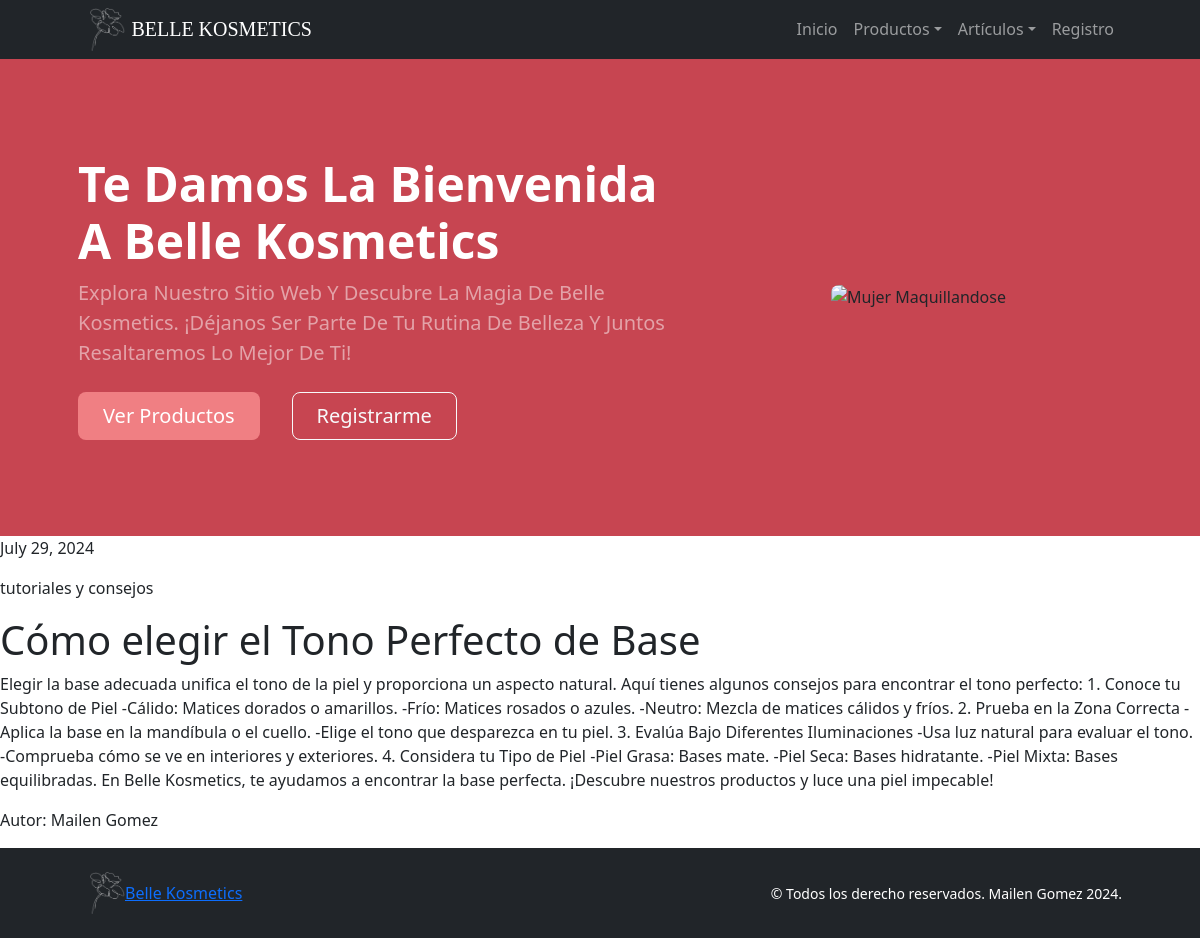
Screenshot of /articulos/7 with the database file from the repository.
### App_Final/models.py (models this page shows)
class Articulo(models.Model):
    listado_clasificaciones = [
        ("tendencias", "Tendencias"),
        ("productos virales", "Productos Virales"),
        ("tutoriales y consejos", "Tutoriales y consejos"),
        ("nuevos lanzamientos", "Nuevos lanzamientos"),
        ("reseñas y opiniones", "Reseñas y opiniones"),
        ("comparativas", "Comparativas"),
        ("DIY", "DIY (Hazlo tú mismo)"),
        ("caro vs barato", "Producto caro VS Producto barato"),
    ]
    titulo = models.CharField(max_length=40)
    detalle = models.TextField()
    fecha = models.DateField(default=timezone.now)
    autor = models.CharField(max_length=40)
    clasificacion = models.CharField(max_length=40, choices=listado_clasificaciones)

### App_Final/views.py (the view)
# urls.py: path('articulos/<pk>', views.ArticuloDetailView.as_view(), name='DetalleArticulo'),
class ArticuloDetailView(DetailView):
    model = Articulo
    template_name = "App_Final/ver_mas.html"

### App_Final/templates/App_Final/ver_mas.html
{% extends 'App_Final/base.html' %}
{% load static %}
{% block main %}
    <main>
        <p>{{articulo.fecha}}</p>
        <p>{{articulo.clasificacion}}</p>
        <h1>{{articulo.titulo}}</h1>
        <p>{{articulo.detalle}}</p>
        <p>Autor: {{articulo.autor}}</p>
    </main>
{% endblock %}

### rows the page displays
Articulo: fecha "July 29, 2024", clasificacion "tutoriales y consejos", titulo "Cómo elegir el Tono Perfecto de Base", detalle "Elegir la base adecuada unifica el tono de la piel y proporciona un aspecto natural. Aquí tienes algunos consejos para encontrar el tono perfecto: 1. Conoce tu Subtono de Piel -Cálido: Matices dorados o amarillos. -Frío: Matices rosados o azules. -Neutro: Mezcla de matices cálidos y fríos. 2. Prueba en la Zona Correcta -Aplica la base en la mandíbula o el cuello. -Elige el tono que desparezca en tu piel. 3. Evalúa Bajo Diferentes Iluminaciones -Usa luz natural para evaluar el tono. -Comprueba cómo se ve en interiores y exteriores. 4. Considera tu Tipo de Piel -Piel Grasa: Bases mate. -Piel Seca: Bases hidratante. -Piel Mixta: Bases equilibradas. En Belle Kosmetics, te ayudamos a encontrar…", autor "Mailen Gomez"
